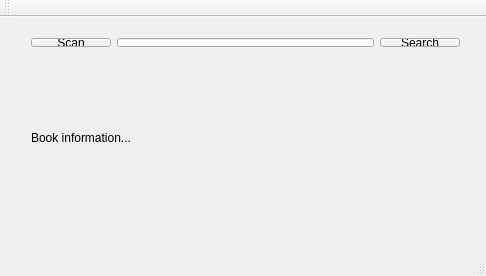
<?xml version="1.0" encoding="UTF-8"?>
<ui version="4.0">
 <class>MainWindow</class>
 <widget class="QMainWindow" name="MainWindow">
  <property name="geometry">
   <rect>
    <x>0</x>
    <y>0</y>
    <width>486</width>
    <height>276</height>
   </rect>
  </property>
  <property name="windowTitle">
   <string>MainWindow</string>
  </property>
  <widget class="QWidget" name="centralWidget">
   <widget class="QWidget" name="horizontalLayoutWidget">
    <property name="geometry">
     <rect>
      <x>20</x>
      <y>10</y>
      <width>451</width>
      <height>31</height>
     </rect>
    </property>
    <layout class="QHBoxLayout" name="horizontalLayout">
     <item>
      <widget class="QPushButton" name="ScanBtn">
       <property name="text">
        <string>Scan</string>
       </property>
      </widget>
     </item>
     <item>
      <widget class="QLineEdit" name="IsbnEdit">
       <property name="text">
        <string/>
       </property>
      </widget>
     </item>
     <item>
      <widget class="QPushButton" name="SearchBtn">
       <property name="text">
        <string>Search</string>
       </property>
      </widget>
     </item>
    </layout>
   </widget>
   <widget class="QWidget" name="horizontalLayoutWidget_2">
    <property name="geometry">
     <rect>
      <x>370</x>
      <y>50</y>
      <width>101</width>
      <height>141</height>
     </rect>
    </property>
    <layout class="QHBoxLayout" name="horizontalLayout_2">
     <item>
      <widget class="QLabel" name="CoverLbl">
       <property name="text">
        <string/>
       </property>
      </widget>
     </item>
    </layout>
   </widget>
   <widget class="QWidget" name="horizontalLayoutWidget_3">
    <property name="geometry">
     <rect>
      <x>20</x>
      <y>50</y>
      <width>341</width>
      <height>141</height>
     </rect>
    </property>
    <layout class="QHBoxLayout" name="horizontalLayout_3">
     <item>
      <widget class="QLabel" name="TitleLbl">
       <property name="text">
        <string>Book information...</string>
       </property>
      </widget>
     </item>
    </layout>
   </widget>
  </widget>
  <widget class="QMenuBar" name="menuBar">
   <property name="geometry">
    <rect>
     <x>0</x>
     <y>0</y>
     <width>486</width>
     <height>25</height>
    </rect>
   </property>
  </widget>
  <widget class="QToolBar" name="mainToolBar">
   <attribute name="toolBarArea">
    <enum>TopToolBarArea</enum>
   </attribute>
   <attribute name="toolBarBreak">
    <bool>false</bool>
   </attribute>
  </widget>
  <widget class="QStatusBar" name="statusBar"/>
 </widget>
 <layoutdefault spacing="6" margin="11"/>
 <resources/>
 <connections/>
</ui>
